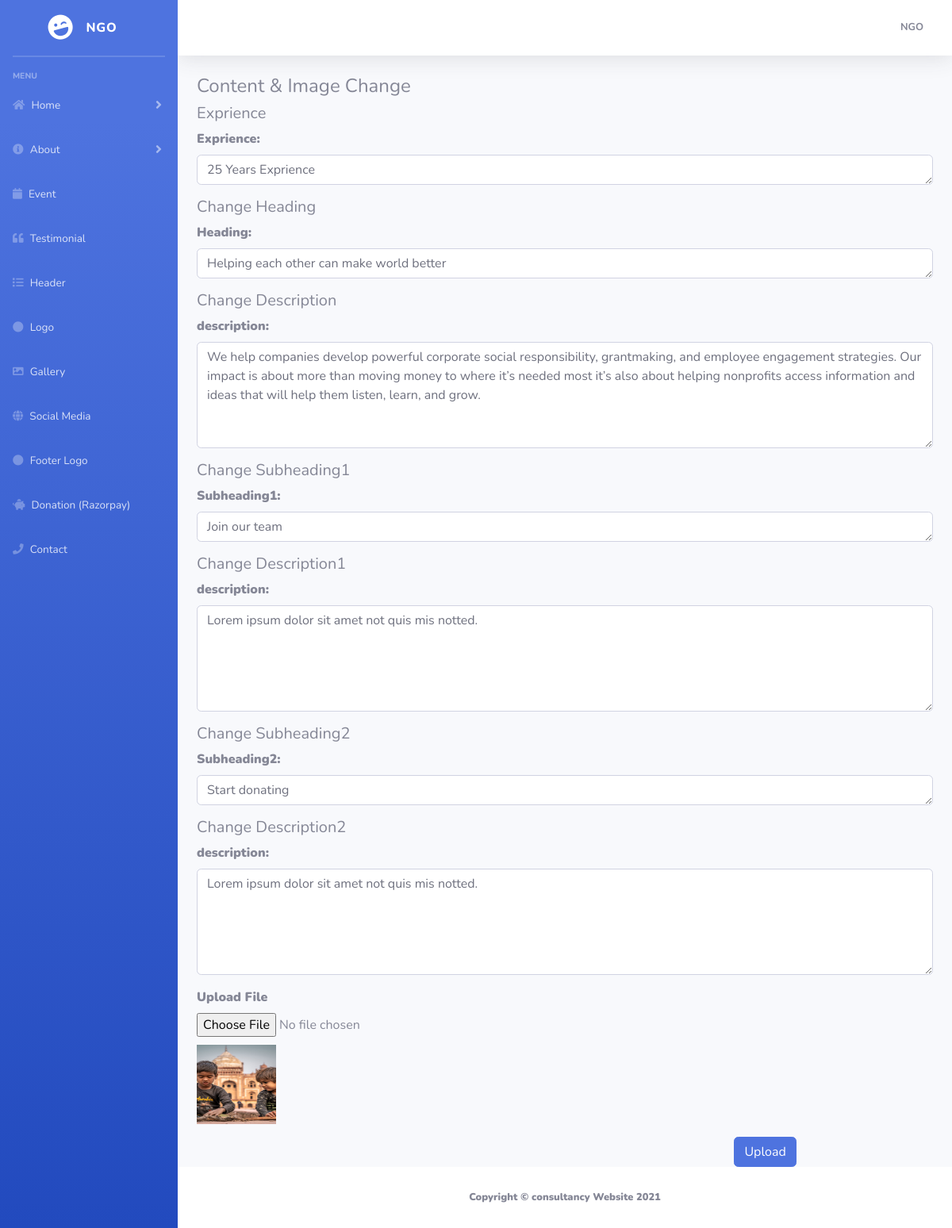
Page /admin/mini_edit.php?id=1 (signed in) on the committed database.
### tables this page shows
CREATE TABLE `mini_about` (
  `id` int(11) NOT NULL,
  `exprience` varchar(1000) NOT NULL,
  `heading` varchar(1000) NOT NULL,
  `description` varchar(1000) NOT NULL,
  `subheading1` varchar(1000) NOT NULL,
  `description1` varchar(1000) NOT NULL,
  `subheading2` varchar(1000) NOT NULL,
  `description2` varchar(1000) NOT NULL,
  `image` varchar(1000) NOT NULL
);

### admin/db.php (called while the page is built, shortened)
?><?php
class DBController {
private $host = "localhost";
	private $user = "admin_oxpin";
	private $password = "parthiv99";
	private $database = "admin_oxpin";
	private $conn;
	function __construct() {
		$this->conn = $this->connectDB();
	}
	function connectDB() {
		$conn = mysqli_connect($this->host,$this->user,$this->password,$this->database);
mysqli_set_charset($conn,"utf8");
		return $conn;
	}
	function runQuery($query) {
		$result = mysqli_query($this->conn,$query);
		while($row=mysqli_fetch_assoc($result)) {
			$resultset[] = $row;
		}
		if(!empty($resultset))
			return $resultset;
	}
}
$db_handle = new DBController();
?>

### admin/mini_edit.php (the view, shortened to what this page needs)
<?php
include('header.php');
?>
                <div class="container-fluid">
                    <h4>Content & Image Change</h4>
                    <?php
$result = $db_handle->runQuery("select * from `mini_about` where id='".$_REQUEST['id']."'");
foreach($result as $row) { ?>
                    <form class="cmxform form-horizontal style-form" id="signupForm" action="mini_update.php"
                enctype="multipart/form-data"
                method="post">
                            <h5>Exprience</h5>
                            <div class="form-group">
                                <label for="comment" >Exprience:</label>
                                <textarea class="form-control" name="exprience" rows="1" id="comment"><?php echo $row['exprience'];?></textarea>
                              </div>
                              <h5>Change Heading</h5>
                            <div class="form-group">
                                <label for="comment" >Heading:</label>
                                <textarea class="form-control" name="heading" rows="1" id="comment"><?php echo $row['heading'];?></textarea>
                              </div>
                              <h5>Change Description</h5>
                            <div class="form-group">
                                <label for="comment">description:</label>
                                <textarea class="form-control"  name="description" rows="5" id="comment"><?php echo $row['description'];?></textarea>
                              </div>
                              <h5>Change Subheading1</h5>
                              <div class="form-group">
                                <label for="comment" >Subheading1:</label>
                                <textarea class="form-control" name="subheading1" rows="1" id="comment"><?php echo $row['subheading1'];?></textarea>
                              </div>
                              <h5>Change Description1</h5>
                            <div class="form-group">
                                <label for="comment">description:</label>
                                <textarea class="form-control"  name="description1" rows="5" id="comment"><?php echo $row['description1'];?></textarea>
                              </div>
                              <h5>Change Subheading2</h5>
                              <div class="form-group">
                                <label for="comment" >Subheading2:</label>
                                <textarea class="form-control" name="subheading2" rows="1" id="comment"><?php echo $row['subheading2'];?></textarea>
                              </div>
                              <h5>Change Description2</h5>
                            <div class="form-group">
                                <label for="comment">description:</label>
                                <textarea class="form-control"  name="description2" rows="5" id="comment"><?php echo $row['description2'];?></textarea>
                              </div>
                              <div class="form-group">
                                <label for="exampleFormControlFile1" >Upload File</label>
                                <input type="file" name="image" class="form-control-file" id="exampleFormControlFile1">
                                <img src="<?php echo $row['image'];?>"style="width:100px;height:100px;margin-top:10px;">
                              </div>
                              <button type="submit" style="margin-left: 73%;" class="btn btn-primary" name="upload">Upload</button>
                        </form>
                    <?php } ?>
                </div>
            </div>
            <footer class="sticky-footer bg-white">
                <div class="container my-auto">
                    <div class="copyright text-center my-auto">
                        <span>Copyright &copy; consultancy Website 2021</span>
                    </div>
                </div>
            </footer>
        </div>
    </div>
</body>
</html>

### rows in the picture
mini_about: exprience "25 Years Exprience", heading "Helping each other can make world better", description "We help companies develop powerful corporate social responsibility, grantmaking, and employee engagement strategies. Our impact is about more than moving money to where it’s needed most it’s also about helping nonprofits access information and ideas that will help them listen, learn, and grow.", subheading1 "Join our team", description1 "Lorem ipsum dolor sit amet not quis mis notted.", subheading2 "Start donating", description2 "Lorem ipsum dolor sit amet not quis mis notted.", image (picture)
